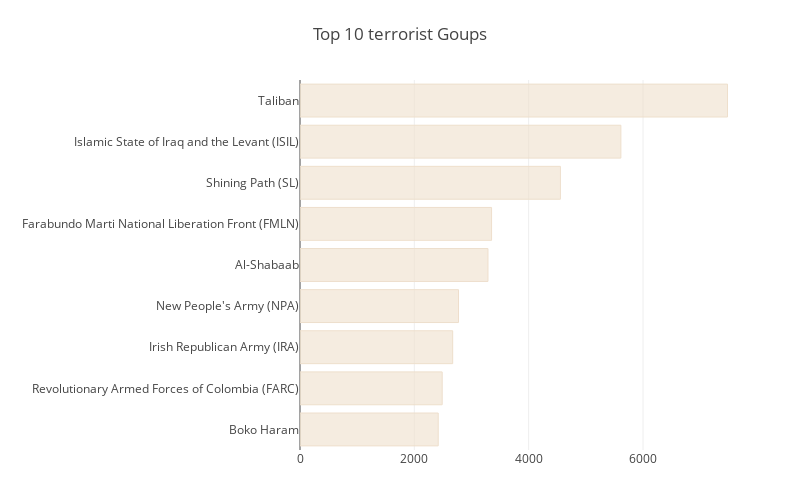

The notebook cell this image was saved under:
### Markdown cell above
#### Finding out the Groups reponsible for majority of the attacks 
Taliban has taken reponsibility for majority of the terrorsit attacks followed by ISIL

### Code cell
data['Group'].value_counts()[1:10][::-1].iplot(kind="barh",bargap=.5, 
                                                colors="#EEDFCC", layout=Layout(paper_bgcolor='rgba(0,0,0,0)',
                                                                                plot_bgcolor='rgba(0,0,0,0)',
                                                                                width=800, height=500, 
                                                                                title='Top 10 terrorist Goups',
                                                                                margin=dict(l=300, r=50, t=80, b=50)))

### Figure 1 — Plotly figure (JSON) as saved in the notebook; plotly's stock layout.template omitted (floating-point values rounded to 4 significant figures)
{"data": [{"marker": {"color": "rgba(238, 223, 204, 0.6)", "line": {"color": "rgba(238, 223, 204, 1.0)", "width": 1}}, "name": "Group", "orientation": "h", "text": "", "type": "bar", "uid": "1b408aa6-8e66-4f06-964f-41f48a81a933", "x": [2418, 2487, 2671, 2772, 3288, 3351, 4555, 5613, 7478], "y": ["Boko Haram", "Revolutionary Armed Forces of Colombia (FARC)", "Irish Republican Army (IRA)", "New People's Army (NPA)", "Al-Shabaab", "Farabundo Marti National Liberation Front (FMLN)", "Shining Path (SL)", "Islamic State of Iraq and the Levant (ISIL)", "Taliban"]}], "layout": {"height": 500, "margin": {"b": 50, "l": 300, "r": 50, "t": 80}, "paper_bgcolor": "rgba(0,0,0,0)", "plot_bgcolor": "rgba(0,0,0,0)", "title": {"text": "Top 10 terrorist Goups"}, "width": 800}}
